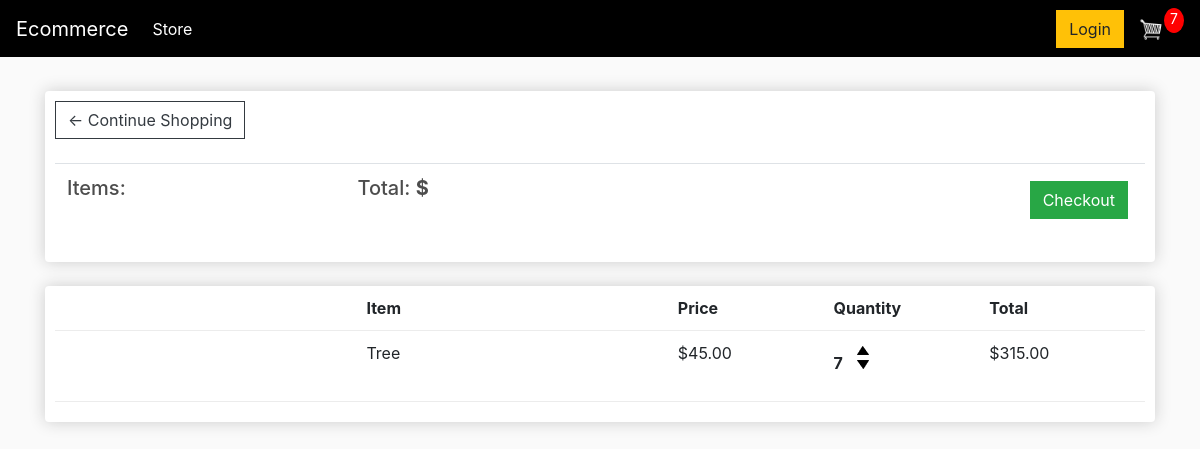
The page /cart/ (signed in) on the database as committed earlier.
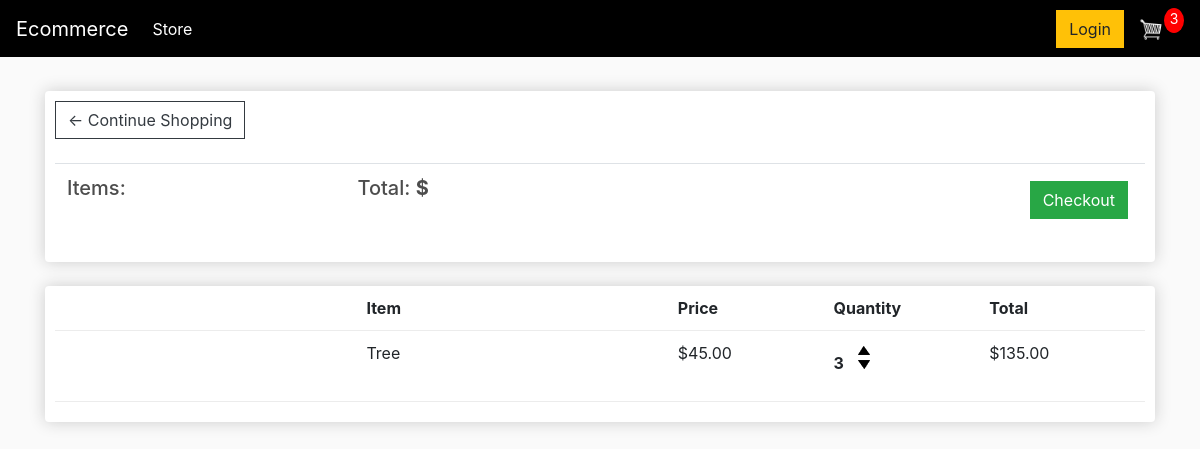
The same page on the database as committed later.
### store/models.py (models this page shows, shortened)
class OrderItem(models.Model):
    product = models.ForeignKey(Product,on_delete=models.SET_NULL, null=True)
    order = models.ForeignKey(Order,on_delete=models.SET_NULL, null=True)
    quantity = models.IntegerField(default=0, null=True,blank=True)
    date_added = models.DateTimeField(auto_now_add=True)
    @property
    def get_total(self):
        total = self.product.price * self.quantity
        return total

class Product(models.Model):
    name = models.CharField(max_length=200)
    price = models.DecimalField(max_digits=7,decimal_places=2)
    digital = models.BooleanField(default=False,null=True, blank=True)  #To check of a product is a virtual  product or physical product.
    image = models.ImageField(null=True, blank=True)
    @property
    def imageURL(self):
        try:
            url = self.image.url
        except:
            url = ''
        return url

### store/views.py (the view)
# urls.py: path("cart/", views.cart, name="cart"),
def cart(request):
    if request.user.is_authenticated:
        customer = request.user.customer
        order, created = Order.objects.get_or_create(customer=customer, complete=False )
        items = order.orderitem_set.all()
        cartItems = order.get_cart_items
    else:
        items = []
        order = {'get_cart_total': 0, 'get_cart_items': 0,  "shipping": False}
        cartItems = order['get_cart_items']
    context = {'items' : items,'cartItems': cartItems}
    return render(request, 'store/cart.html', context)

### store/models.py (called while the page is built)
    @property
    def get_cart_items(self):
        orderitems = self.orderitem_set.all()
        total = sum([item.quantity for item in orderitems])
        return total

### store/templates/store/cart.html
{% extends 'store/main.html' %}
{% load static %}
{% block content %}
	<div class="row">
		<div class="col-lg-12">
			<div class="box-element">
				<a  class="btn btn-outline-dark" href="{% url 'store' %}">&#x2190; Continue Shopping</a>
				<br>
				<br>
				<table class="table">
					<tr>
						<th><h5>Items: <strong>{{Order.get_cart_items}}</strong></h5></th>
						<th><h5>Total: <strong> ${{Order.get_cart_total|floatformat:2}}</strong></h5></th>
						<th>
							<a  style="float:right; margin:5px;" class="btn btn-success" href="{% url 'checkout' %}">Checkout</a>
						</th>
					</tr>
				</table>
			</div>
			<br>
			<div class="box-element">
				<div class="cart-row">
					<div style="flex:2"></div>
					<div style="flex:2"><strong>Item</strong></div>
					<div style="flex:1"><strong>Price</strong></div>
					<div style="flex:1"><strong>Quantity</strong></div>
					<div style="flex:1"><strong>Total</strong></div>
				</div>
				{% for item in items %}
				<div class="cart-row">
					<div style="flex:2"><img class="row-image" src="{{item.product.imageURL}}"></div>
					<div style="flex:2"><p>{{item.product.name}}</p></div>
					<div style="flex:1"><p>${{item.product.price|floatformat:2}}</p></div>
					<div style="flex:1">
						<p class="quantity">{{item.quantity}}</p>
						<div class="quantity">
							<img data-product="{{item.product.id}}" data-action="add" class="chg-quantity update-cart" src="{% static  'images/arrow-up.png' %}">
							<img data-product="{{item.product.id}}" data-action="remove" class="chg-quantity update-cart" src="{% static  'images/arrow-down.png' %}">
						</div>
					</div>
					<div style="flex:1"><p>${{item.get_total|floatformat:2}}</p></div>
				</div>
				{% endfor %}
			</div>
		</div>
	</div>
{% endblock content %}

Rows that differ between the two databases and show on the page:
changed OrderItem "Tree": quantity "7" → "3"; get_total "315.00" → "135.00"
Other text that changed with them:
{{ cartItems }}: "7" → "3"
